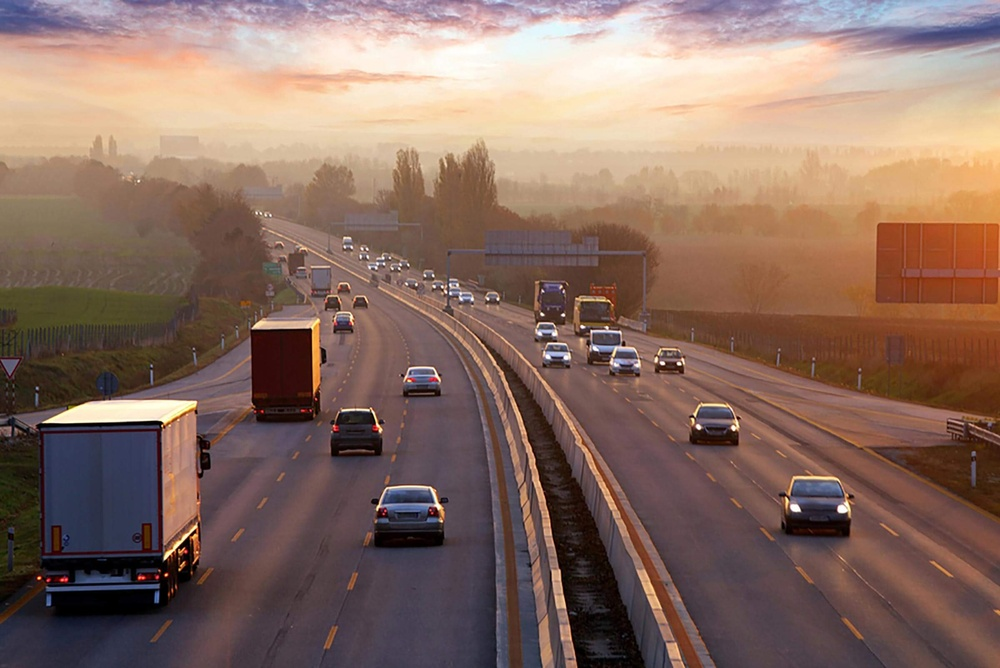
#> input picture intro/images/introimg.jpg, 1000 x 668 px, shrunk from 2400 x 1603 before the run, found by its file name
$ python contouring.py
#> lines starting #> are read from the running program, lines starting #| are printed output that depends on the picture; after the words box and inside, x2 and y2 are one past the last pixel; in counts of white or black regions, pixels touching at a corner belong together
# Finds lines in image (seems to work better for complex images)

# Following https://www.geeksforgeeks.org/find-and-draw-contours-using-opencv-python/

import cv2
import numpy as np

# Let's load a simple image with 3 black squares
image_path = r'/home/nroede/Python/Scripts/learncv/intro/images/introimg.jpg'
image = cv2.imread(image_path)
#> image is the input picture: shape (668, 1000, 3); mean B, G, R 98.4, 109.4, 136.3
cv2.waitKey(0)

# Grayscale
gray = cv2.cvtColor(image, cv2.COLOR_BGR2GRAY)
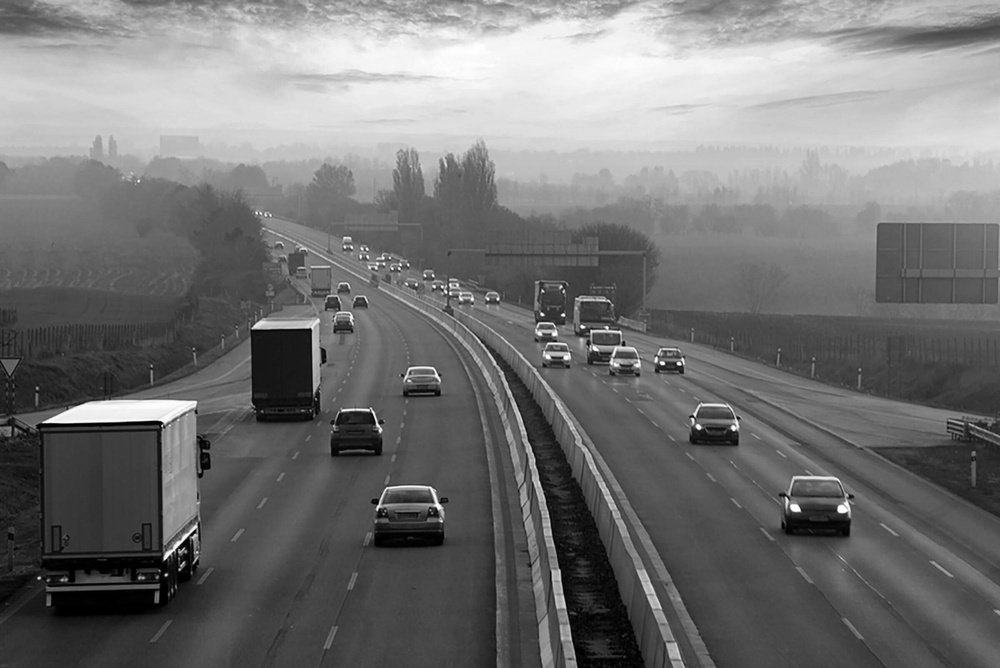
#> gray: shape (668, 1000); min 0, max 255, mean 116.2

# Find Canny edges
edged = cv2.Canny(gray, 30, 200)
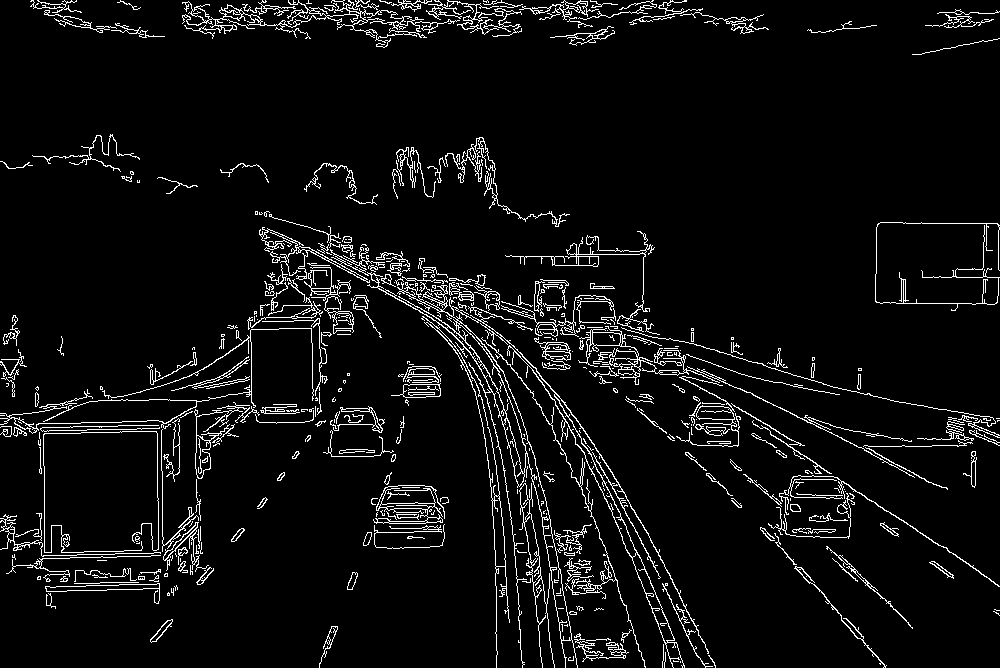
#> edged: shape (668, 1000); 5.6% white in thin lines or dots
cv2.waitKey(0)

# Finding Contours
# Use a copy of the image e.g. edged.copy()
# since findContours alters the image
contours, hierarchy = cv2.findContours(edged,
	cv2.RETR_EXTERNAL, cv2.CHAIN_APPROX_NONE)
#> contours = 397 contours, 286 with area under 20; largest, box (x1, y1, x2, y2) and area: (259, 227, 709, 668) 6820, (182, 0, 460, 48) 1055, (578, 326, 720, 385) 991, (424, 322, 510, 668) 692, (426, 0, 522, 37) 630

cv2.imshow('Canny Edges After Contouring', edged)
cv2.waitKey(0)

print("Number of Contours found = " + str(len(contours)))
#| Number of Contours found = 397

# Draw all contours
# -1 signifies drawing all contours
cv2.drawContours(image, contours, -1, (0, 255, 0), 3)
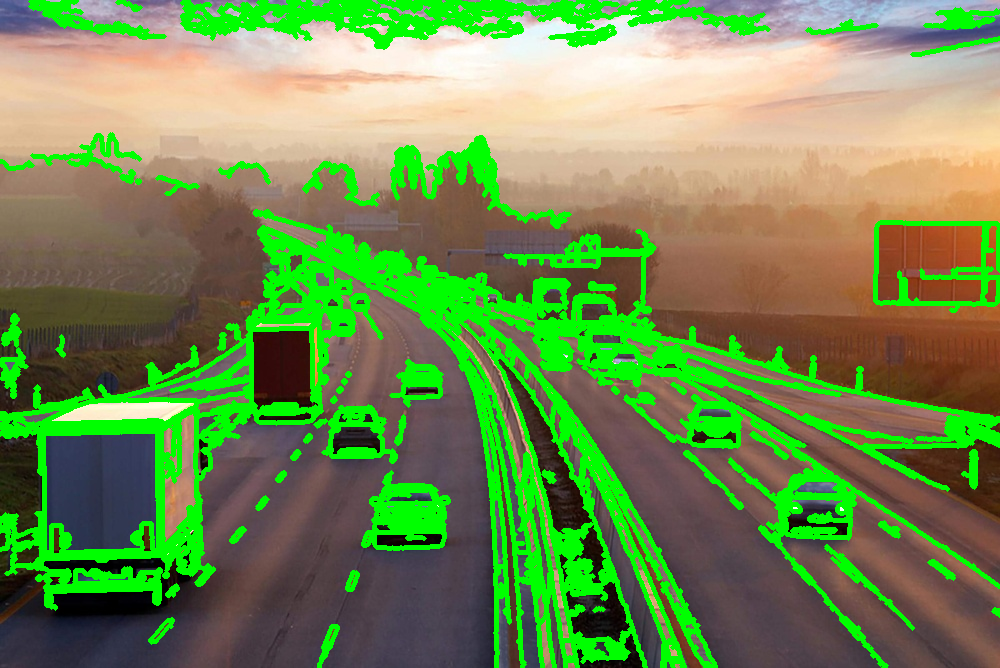
#> image: shape (668, 1000, 3); 19.85% of pixels changed, all inside (x1, y1, x2, y2) = (0, 0, 1000, 668)

cv2.imshow('Contours', image)
cv2.waitKey(0)
cv2.destroyAllWindows()

$ run again, with intro/images/eye.jpg copied over intro/images/introimg.jpg
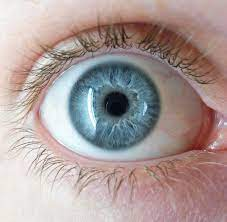
#> input picture intro/images/eye.jpg, 227 x 222 px, found by its file name
#> image is the input picture: shape (222, 227, 3); mean B, G, R 153.1, 155.2, 170.7
#> `edged = cv2.Canny(gray, 30, 200)`:
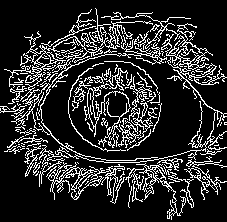
#> edged: shape (222, 227); 17.3% white in thin lines or dots
#> contours = 114 contours, 91 with area under 20; largest, box (x1, y1, x2, y2) and area: (20, 31, 167, 161) 1108, (46, 162, 125, 204) 568, (161, 23, 213, 70) 504, (136, 163, 186, 220) 379, (84, 68, 131, 148) 312
#| Number of Contours found = 114
#> `cv2.drawContours(image, contours, -1, (0, 255, 0), 3)`:
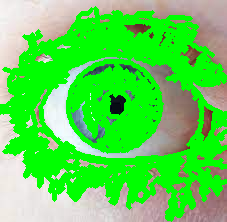
#> image: shape (222, 227, 3); mean B, G, R 81.4, 217.3, 90
